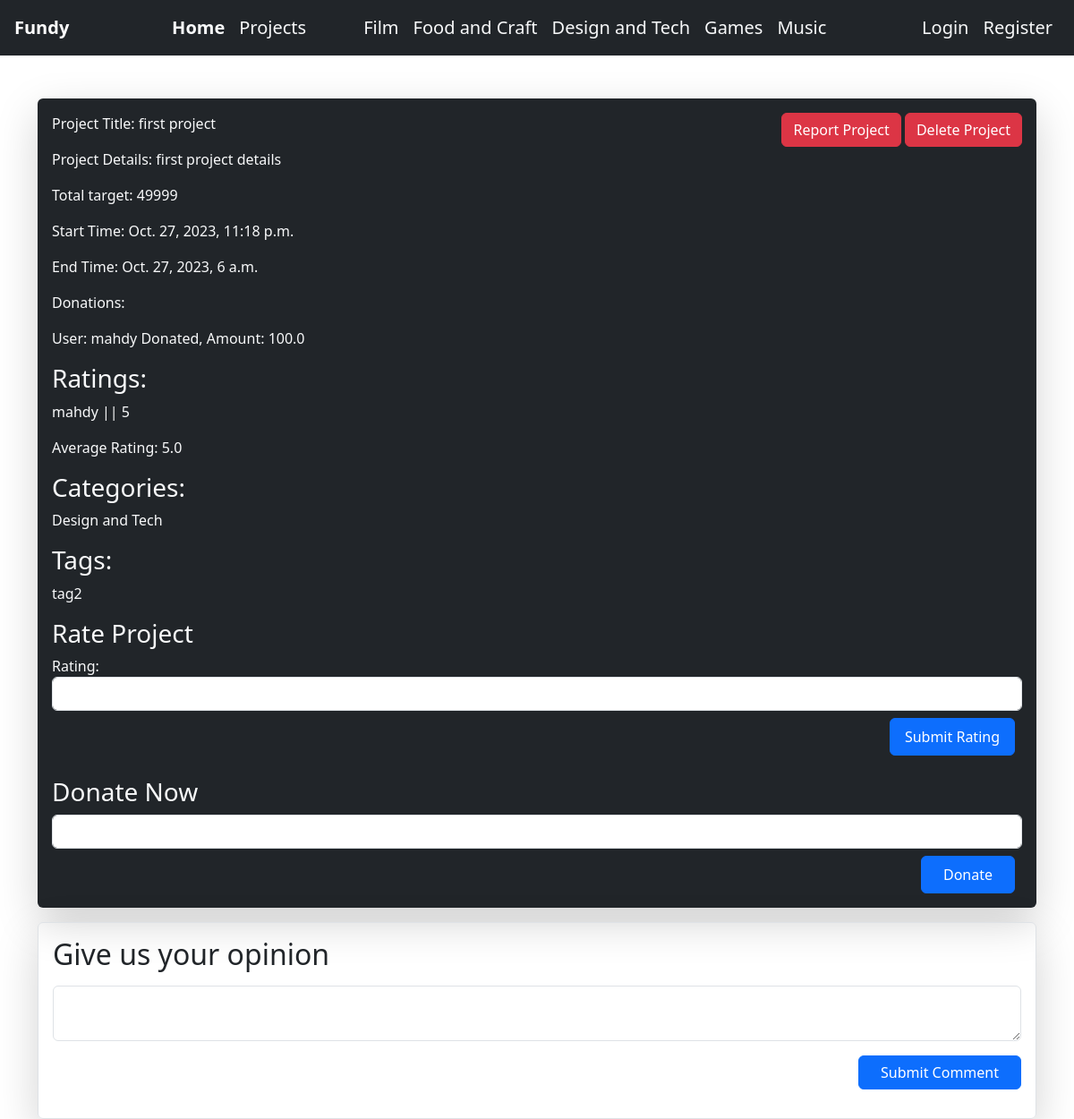
/2/projectDetails/, run on an earlier commit of the app's database.
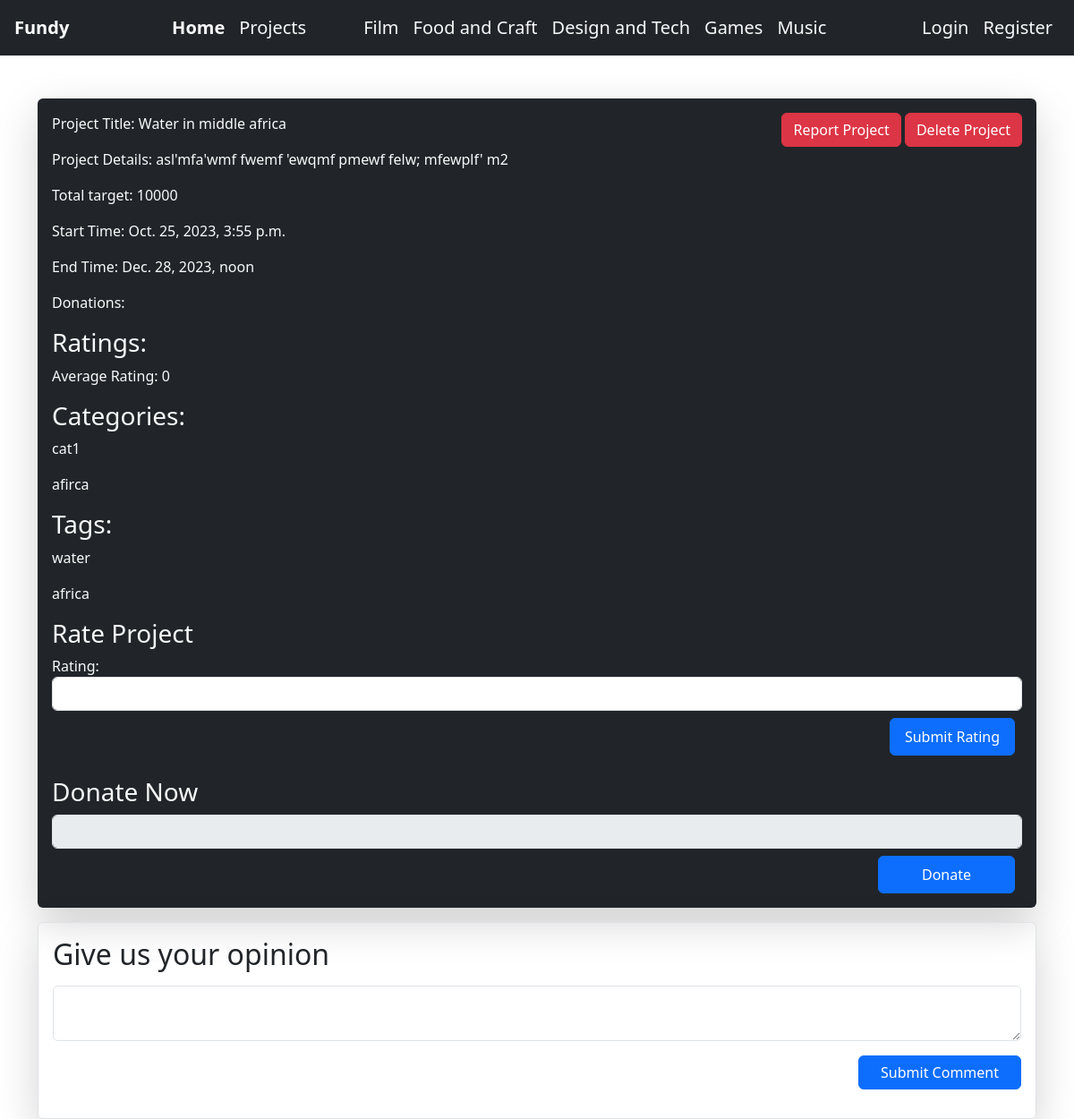
And on a later commit of the database.
### projects/models.py (models this page shows, shortened)
class ProjectsModel(models.Model):
    user=models.ForeignKey(UserProfile, related_name='projects',on_delete=models.CASCADE)
    title = models.CharField(max_length=200)
    details = models.TextField(max_length=500)
    category = models.ManyToManyField(CategoriesModel)
    target = models.IntegerField()
    tags = models.ManyToManyField(TagsModel)
    start_time = models.DateTimeField()
    end_time = models.DateTimeField()
    is_featured = models.BooleanField(default=False)
    completed=models.BooleanField(default=False)
    closed=models.BooleanField(default=False)

class DonationModel(models.Model):
    user = models.ForeignKey(UserProfile, on_delete=models.CASCADE, related_name='donations')
    project = models.ForeignKey(
        ProjectsModel, related_name="donations", on_delete=models.CASCADE
    )
    donation = models.FloatField()

class UserProjectRating(models.Model):
    user = models.ForeignKey(UserProfile, on_delete=models.CASCADE)
    project = models.ForeignKey(
        ProjectsModel, on_delete=models.CASCADE, related_name="ratings"
    )
    rating = models.IntegerField(validators=[MaxValueValidator(5)])

class CategoriesModel(models.Model):
    name = models.CharField(max_length=50)

class TagsModel(models.Model):
    name = models.CharField(max_length=50)

### accounts/models.py (models this page shows, shortened)
class UserProfile(models.Model):
    user = models.OneToOneField(User, on_delete=models.CASCADE)
    phoneNumber = models.CharField(max_length=11, unique=True)
    image = models.ImageField(null=True, blank=True, upload_to="images/")
    birthdate = models.DateField(null=True, blank=True)
    address = models.CharField(max_length=200, null=True, blank=True)

### projects/views.py (the view, shortened to what this page needs)
# urls.py: path("<int:id>/projectDetails/",views.ProjectDetailsView.as_view(),name="projectDetails",
class ProjectDetailsView(View):
    def get(self, request, *args, **kwargs):
        id = kwargs.pop("id")
        currentProject = ProjectsModel.objects.get(id=id)
        ratingForm = RatingForm()
        projectComments = currentProject.comments.all()
        commentForm = CommentForm()
        donationForm = DonationForm()
        projectRatings = currentProject.ratings.all()
        averageRating = (
            projectRatings.aggregate(Avg("rating"))["rating__avg"]
            if projectRatings
            else 0
        )
        return render(
            request,
            "projects/projectDetails.html",
            {
                "commentForm": commentForm,
                "currentProject": currentProject,
                "projectComments": projectComments,
                "ratingForm": ratingForm,
                "projectRatings": projectRatings,
                "averageRating": averageRating,
                "donationForm": donationForm,
            },
        )

### projects/forms.py
class CommentForm(forms.ModelForm):
    class Meta:
        model = CommentsModel
        fields = ("text",)
    def __init__(self, *args, **kwargs):
        super(CommentForm, self).__init__(*args, **kwargs)
        self.fields["text"].widget = forms.TextInput(attrs={"class": "form-control"})

class RatingForm(forms.ModelForm):
    class Meta:
        model = UserProjectRating
        fields = ["rating"]
    def __init__(self, *args, **kwargs):
        super(RatingForm, self).__init__(*args, **kwargs)
        self.fields["rating"].widget = forms.NumberInput(
            attrs={"class": "form-control"}
        )

### projects/templates/projects/projectDetails.html (shortened to what this page needs)
{%extends 'base.html'%} {%block body%}
<div class="container bg-dark text-light rounded shadow shadow-lg my-3 p-3">
  <div class='d-flex justify-content-between'>
    <p>Project Title: {{ currentProject.title }}</p>
    <div>
  <a href='{%url "reportProject" id=currentProject.id%}'><button class='btn btn-danger'>Report Project</button></a>
  <a href='{%url "deleteProject" id=currentProject.id%}'><button class='btn btn-danger'>Delete Project</button></a></div>
</div>
  <p>Project Details: {{ currentProject.details }}</p>
  <p>Total target: {{ currentProject.target }}</p>
  <p>Start Time: {{ currentProject.start_time }}</p>
  <p>End Time: {{ currentProject.end_time }}</p>
  <p>Donations:
    {% for donation in currentProject.donations.all %}
        <p>User: {{ donation.user.user.username }} Donated, Amount: {{ donation.donation }}</p>
    {% endfor %}
    </p>
  <h3>Ratings:</h3>
  {% for rating in currentProject.ratings.all %}
  <p>{{ rating.user.user.username }} || {{ rating.rating }}</p>
    {% endfor %}
<p>Average Rating: {{ averageRating }}</p>
  <h3>Categories:</h3>
  {% for category in currentProject.category.all %}
  <p>{{ category.name }}</p>
  {% endfor %}
  <h3>Tags:</h3>
  {% for tag in currentProject.tags.all %}
  <p>{{ tag.name }}</p>
  {% endfor %}
 <h3> Rate Project </h3>
  <form method="post" class="form-group">
    {{ratingForm}}
    <div class='d-flex justify-content-end me-2 '>
    <input type="submit" name="submit-rating" value="Submit Rating" class="btn btn-primary mt-2 px-3 py-2">
    </div>
  </form>
<h3 class='mt-4'> Donate Now </h3>
<form method="post" class="form-group">
    {% if not currentProject.completed %}
        <input type="number" name="donation" class="form-control" min="1" required>
        <div class='d-flex justify-content-end me-2 '>
          <input type="submit" name="submit-donation" value="Donate" class="btn btn-primary mt-2 px-4 py-2">
          </div>    {% else %}
        <input type="number" name="donation" class="form-control" min="1" disabled>
        <div class='d-flex justify-content-end me-2 '>
          <input type="submit" name="submit-donation" value="Donate" class="btn btn-primary mt-2 px-5 py-2">
          </div>    {% endif %}
</form>
</div>
<div class='border p-3  shadow shadow-lg rounded'>
<h2 class='mb-3'>Give us your opinion </h2>
<form method="post" class="form-group">
 <textarea name="text" id="commentText" class="form-control" required></textarea>
 <div class="d-flex justify-content-end ">
  <input type="submit" name="submit-comment" value="Submit Comment" class="btn btn-primary ms-2 px-4 my-3 ">
</div></form>
</div>
{%endblock%}

What changed in the data, as far as the page shows it:
removed DonationModel: user.user.username "mahdy", donation "100.0"
no longer on this page (row edited): UserProjectRating: user.user.username "mahdy", rating "5"
no longer on this page (row edited): CategoriesModel: name "Design and Tech"
changed ProjectsModel: title "first project" → "Water in middle africa"; details "first project details" → "asl'mfa'wmf fwemf 'ewqmf pmewf felw; mfewplf' m2"; target "49999" → "10000"; start_time "Oct. 27, 2023, 11:18 p.m." → "Oct. 25, 2023, 3:55 p.m."; end_time "Oct. 27, 2023, 6 a.m." → "Dec. 28, 2023, noon"; completed False → True (drawn)
now on this page (row edited): CategoriesModel: name "cat1"
now on this page (row edited): CategoriesModel: name "afirca"
changed TagsModel: name "tag2" → "water"
added TagsModel: name "africa"
Also different on the page:
{{ averageRating }}: "5.0" → "0"
form field submit-donation: (not shown) → "Donate"
form field submit-donation: "Donate" → (not shown)
